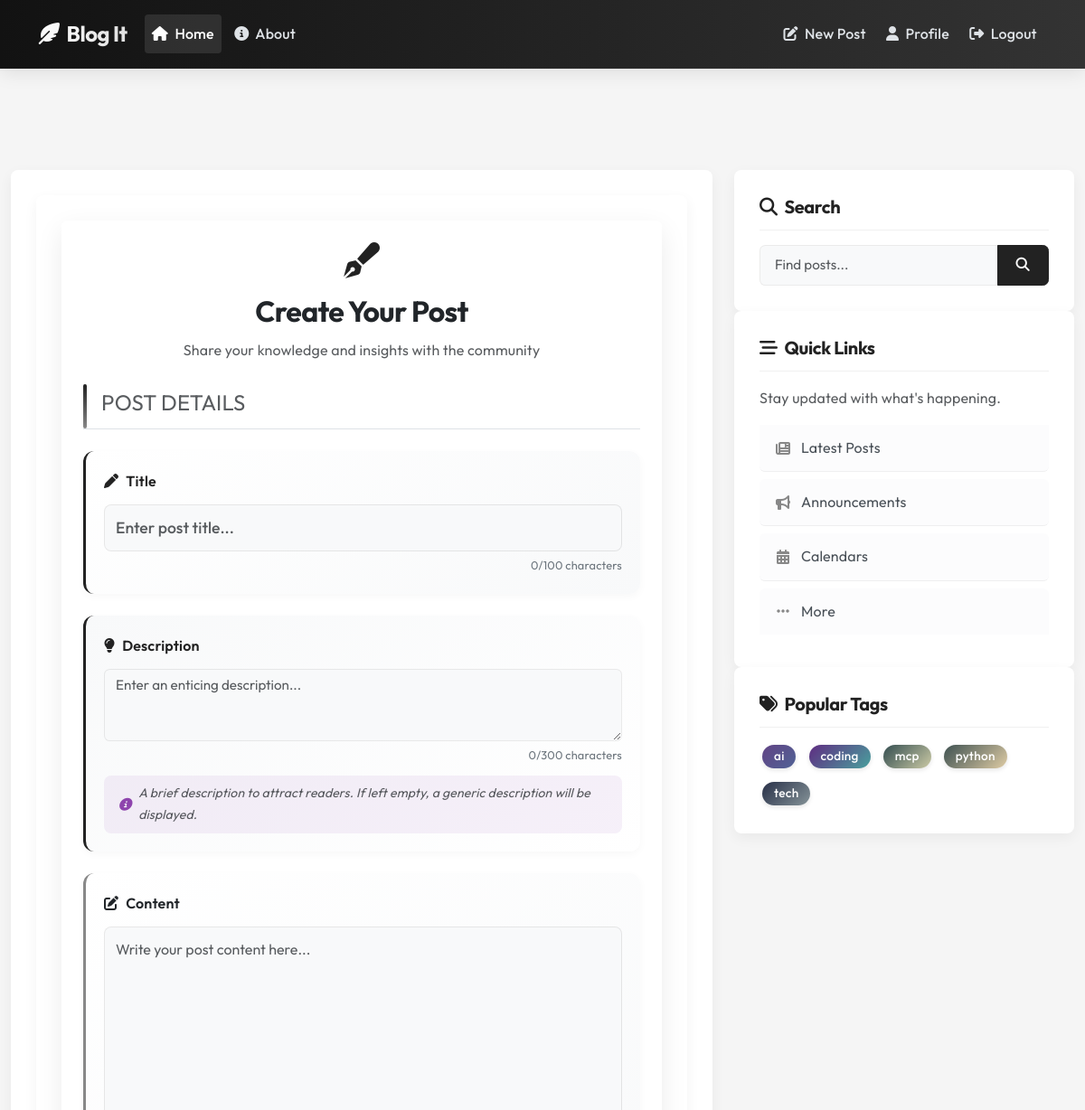
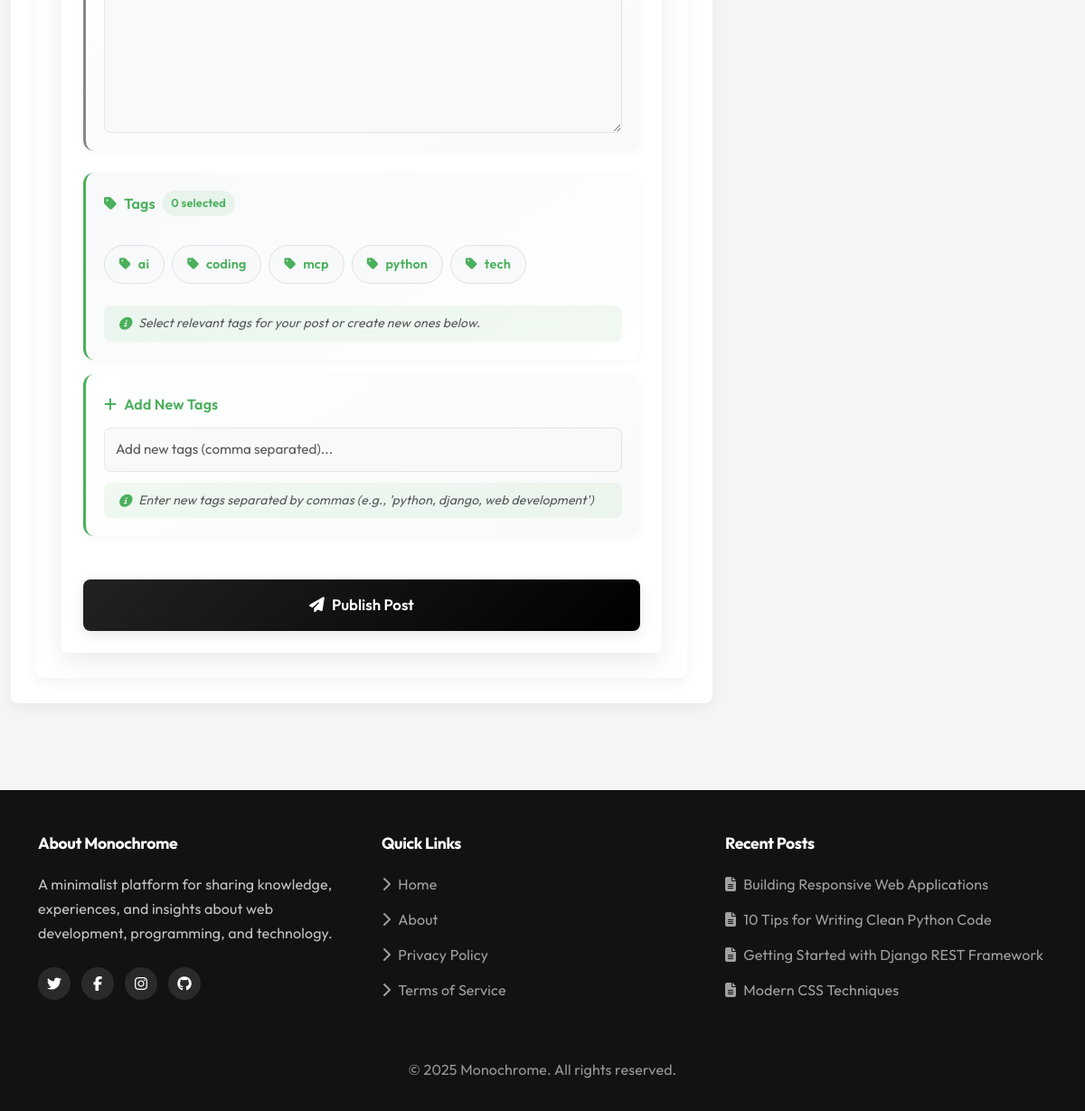
The app's page /post/new/ (signed in) with its own data (2 pictures, top to bottom).
### blog/models.py (models this page shows, shortened)
class Tag(models.Model):
    name = models.CharField(max_length=50, unique=True)
    slug = models.SlugField(max_length=100, unique=True, blank=True)
    def __str__(self):
        return self.name

### blog/views.py (the view, shortened to what this page needs)
# urls.py: path('post/new/', PostCreateView.as_view(), name='post-create'),
class PostCreateView(LoginRequiredMixin, CreateView):
    model = Post
    form_class = PostForm

### blog/context_processors.py (called while the page is built)
def popular_tags(request):
    tags = Tag.objects.annotate(post_count=Count('posts')).order_by('-post_count')[:5]
    return {'popular_tags': tags}

### blog/templates/blog/post_form.html (shortened to what this page needs)
{% extends "blog/base.html" %}
{% load crispy_forms_tags %}
{% block content %}
<div class="content-section">
  <div class="card border-0 shadow-sm">
    <div class="card-body p-4">
      <div class="form-header text-center mb-4">
        <i class="fas fa-pen-fancy"></i>
        <h2>Create Your Post</h2>
        <p class="text-muted">Share your knowledge and insights with the community</p>
      </div>
      <form method="POST" class="registration-form">
        <fieldset class="form-group">
          <legend class="border-bottom pb-2 mb-4">
            <span class="text-muted">POST DETAILS</span>
          </legend>
          <div id="div_id_title" class="form-group">
            <label for="id_title">{{ form.title.label }}</label>
            {{ form.title }}
          </div>
          <div id="div_id_description" class="form-group">
            <label for="id_description">{{ form.description.label }}</label>
            {{ form.description }}
            {% if form.description.help_text %}
              <small class="form-text text-muted">{{ form.description.help_text }}</small>
            {% endif %}
          </div>
          <div id="div_id_content" class="form-group">
            <label for="id_content">{{ form.content.label }}</label>
            {{ form.content }}
          </div>
          <div id="div_id_tags" class="form-group">
            <label for="id_tags">{{ form.tags.label }}</label>
            <div class="tag-checkbox-list">
              {{ form.tags }}
            </div>
            {% if form.tags.help_text %}
              <small class="form-text text-muted">{{ form.tags.help_text }}</small>
            {% endif %}
          </div>
          <div id="div_id_new_tags" class="form-group">
            <label for="id_new_tags">Add New Tags</label>
            {{ form.new_tags }}
            {% if form.new_tags.help_text %}
              <small class="form-text text-muted">{{ form.new_tags.help_text }}</small>
            {% endif %}
          </div>
        </fieldset>
        <div class="form-group mt-4">
          <button class="form-submit-btn" type="submit">
            <i class="fas fa-paper-plane"></i> Publish Post
          </button>
        </div>
      </form>
    </div>
  </div>
</div>
{% endblock content%}

### blog/templates/blog/base.html (shortened to what this page needs)
{% load static %}
<!doctype html>
<html lang="en">
<head>
    <link href="https://cdn.jsdelivr.net/npm/bootstrap@5.3.2/dist/css/bootstrap.min.css" rel="stylesheet">
    <link rel="stylesheet" type="text/css" href="{% static 'blog/main.css' %}">
    <link rel="stylesheet" href="https://cdnjs.cloudflare.com/ajax/libs/font-awesome/6.5.0/css/all.min.css">
</head>
<body>
<header class="site-header">
  <nav class="navbar navbar-expand-lg navbar-dark fixed-top" style="background: linear-gradient(to right, #121212, #333333) !important; box-shadow: 0 4px 20px rgba(0, 0, 0, 0.1);">
    <div class="container">
      <a class="navbar-brand d-flex align-items-center" href="/" style="font-weight: 700; background: linear-gradient(to right, #ffffff, #e0e0e0); -webkit-background-clip: text; -webkit-text-fill-color: transparent; background-clip: text;">
        <i class="fas fa-feather-alt me-2"></i>Blog It
      </a>
      <div class="collapse navbar-collapse" id="navbarToggle">
        <div class="navbar-nav me-auto">
          <a class="nav-item nav-link active" href="/">
            <i class="fas fa-home me-1"></i> Home
          </a>
          <a class="nav-item nav-link " href="/about/">
            <i class="fas fa-info-circle me-1"></i> About
          </a>
        </div>
<div class="navbar-nav">
  {% if user.is_authenticated %}
    <a class="nav-item nav-link" href="/post/new/">
      <i class="fas fa-edit me-1"></i> New Post
    </a>
    <a class="nav-item nav-link" href="/profile/">
      <i class="fas fa-user me-1"></i> Profile
    </a>
    <a class="nav-item nav-link" href="/logout/">
      <i class="fas fa-sign-out-alt me-1"></i> Logout
    </a>
  {% endif %}
</div>
      </div>
    </div>
</nav>
</header>
<main role="main" class="container">
  <div class="row g-4">
    <div class="col-lg-8">
      <div class="content-section">
        {% block content %}{% endblock %}
      </div>
    </div>
    <div class="col-lg-4">
      <div class="content-section">
        <h3><i class="fas fa-search me-2"></i>Search</h3>
        <form method="get" action="#" class="mt-3">
          <div class="input-group">
            <input type="text" class="form-control" placeholder="Find posts..." aria-label="Search">
            <button class="btn btn-primary" type="submit">
              <i class="fas fa-search"></i>
            </button>
          </div>
        </form>
      </div>
      <div class="content-section">
        <h3><i class="fas fa-stream me-2"></i>Quick Links</h3>
        <p class="text-muted mb-3">Stay updated with what's happening.</p>
        <ul class="list-group list-group-flush">
          <li class="list-group-item list-group-item-light d-flex align-items-center">
            <i class="fas fa-newspaper sidebar-icon"></i>
            <span>Latest Posts</span>
          </li>
          <li class="list-group-item list-group-item-light d-flex align-items-center">
            <i class="fas fa-bullhorn sidebar-icon"></i>
            <span>Announcements</span>
          </li>
          <li class="list-group-item list-group-item-light d-flex align-items-center">
            <i class="fas fa-calendar-alt sidebar-icon"></i>
            <span>Calendars</span>
          </li>
          <li class="list-group-item list-group-item-light d-flex align-items-center">
            <i class="fas fa-ellipsis-h sidebar-icon"></i>
            <span>More</span>
          </li>
        </ul>
      </div>
      <div class="content-section">
        <h3><i class="fas fa-tags me-2"></i>Popular Tags</h3>
        <div class="tag-cloud d-flex flex-wrap gap-2 mt-3">
          {% if popular_tags %}
            {% for tag in popular_tags %}
              <a href="{% url 'tag-posts' tag.name %}" class="badge text-decoration-none tag-{{ forloop.counter0|divisibleby:8|yesno:'python,django,webdev,programming,tutorial,tips,javascript,react' }}">{{ tag.name }}</a>
            {% endfor %}
          {% else %}
            <span class="text-muted">No tags yet</span>
          {% endif %}
        </div>
      </div>
    </div>
  </div>
</main>
<footer>
  <div class="container">
    <div class="row gy-4">
      <div class="col-lg-4 col-md-6">
        <h5>About Monochrome</h5>
        <p class="mb-4">A minimalist platform for sharing knowledge, experiences, and insights about web development, programming, and technology.</p>
        <div class="d-flex social-links">
          <a href="#" class="social-link" aria-label="Twitter"><i class="fab fa-twitter"></i></a>
          <a href="#" class="social-link" aria-label="Facebook"><i class="fab fa-facebook-f"></i></a>
          <a href="#" class="social-link" aria-label="Instagram"><i class="fab fa-instagram"></i></a>
          <a href="#" class="social-link" aria-label="GitHub"><i class="fab fa-github"></i></a>
        </div>
      </div>
      <div class="col-lg-4 col-md-6">
        <h5>Quick Links</h5>
        <ul class="list-unstyled">
          <li><a href="{% url 'blog-home' %}"><i class="fas fa-chevron-right me-2"></i>Home</a></li>
          <li><a href="{% url 'blog-about' %}"><i class="fas fa-chevron-right me-2"></i>About</a></li>
          <li><a href="#"><i class="fas fa-chevron-right me-2"></i>Privacy Policy</a></li>
          <li><a href="#"><i class="fas fa-chevron-right me-2"></i>Terms of Service</a></li>
        </ul>
      </div>
      <div class="col-lg-4 col-md-12">
        <h5>Recent Posts</h5>
        <ul class="list-unstyled">
          <li><a href="#"><i class="fas fa-file-alt me-2"></i>Building Responsive Web Applications</a></li>
          <li><a href="#"><i class="fas fa-file-alt me-2"></i>10 Tips for Writing Clean Python Code</a></li>
          <li><a href="#"><i class="fas fa-file-alt me-2"></i>Getting Started with Django REST Framework</a></li>
          <li><a href="#"><i class="fas fa-file-alt me-2"></i>Modern CSS Techniques</a></li>
        </ul>
      </div>
    </div>
    <div class="row mt-5">
      <div class="col-12 text-center">
        <p class="mb-0 opacity-75">&copy; {% now "Y" %} Monochrome. All rights reserved.</p>
      </div>
    </div>
  </div>
</footer>
</body>
</html>

### blog/static/blog/main.css (style rules this page uses)
body { background: #fafafa; color: #333333; margin-top: 5rem; }
h1, h2, h3, h4, h5, h6 { color: #444444; }
ul { margin: 0; }
.site-header .navbar-nav .nav-link { color: #cbd5db; }
.site-header .navbar-nav .nav-link.active { font-weight: 500; }
.content-section { background: #ffffff; padding: 10px 20px; border: 1px solid #dddddd; border-radius: 3px; margin-bottom: 20px; }

### records on screen
Tag: tags "ai coding mcp python tech", name "ai"
Tag: name "coding"
Tag: name "mcp"
Tag: name "python"
Tag: name "tech"
